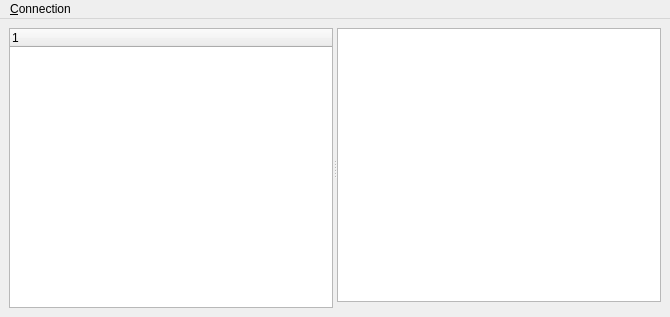
<?xml version="1.0" encoding="UTF-8"?>
<ui version="4.0">
 <class>FormMainWindow</class>
 <widget class="QMainWindow" name="FormMainWindow">
  <property name="geometry">
   <rect>
    <x>0</x>
    <y>0</y>
    <width>670</width>
    <height>317</height>
   </rect>
  </property>
  <property name="windowTitle">
   <string>irc2me</string>
  </property>
  <widget class="QWidget" name="centralwidget">
   <layout class="QGridLayout" name="gridLayout">
    <item row="0" column="0">
     <widget class="QSplitter" name="splitter">
      <property name="orientation">
       <enum>Qt::Horizontal</enum>
      </property>
      <property name="childrenCollapsible">
       <bool>false</bool>
      </property>
      <widget class="NetworkList" name="treeWidget_networklist">
       <property name="sizePolicy">
        <sizepolicy hsizetype="Preferred" vsizetype="Expanding">
         <horstretch>0</horstretch>
         <verstretch>0</verstretch>
        </sizepolicy>
       </property>
       <column>
        <property name="text">
         <string notr="true">1</string>
        </property>
       </column>
      </widget>
      <widget class="QWidget" name="verticalLayoutWidget">
       <layout class="QVBoxLayout" name="verticalLayout">
        <item>
         <widget class="ChatView" name="chatView"/>
        </item>
        <item>
         <widget class="InputPrompt" name="widget" native="true"/>
        </item>
       </layout>
      </widget>
     </widget>
    </item>
   </layout>
  </widget>
  <widget class="QMenuBar" name="menubar">
   <property name="geometry">
    <rect>
     <x>0</x>
     <y>0</y>
     <width>670</width>
     <height>21</height>
    </rect>
   </property>
   <widget class="QMenu" name="menuServer">
    <property name="title">
     <string>&amp;Connection</string>
    </property>
    <addaction name="actionShow_connection_status"/>
    <addaction name="separator"/>
    <addaction name="action_Identities"/>
    <addaction name="action_Networks"/>
    <addaction name="separator"/>
    <addaction name="actionClose"/>
   </widget>
   <addaction name="menuServer"/>
  </widget>
  <action name="actionShow_connection_status">
   <property name="text">
    <string>&amp;Status</string>
   </property>
  </action>
  <action name="actionClose">
   <property name="text">
    <string>&amp;Exit</string>
   </property>
  </action>
  <action name="action_Networks">
   <property name="text">
    <string>&amp;Networks</string>
   </property>
  </action>
  <action name="action_Identities">
   <property name="text">
    <string>&amp;Identities</string>
   </property>
  </action>
 </widget>
 <customwidgets>
  <customwidget>
   <class>NetworkList</class>
   <extends>QTreeWidget</extends>
   <header>widgets/networklist.h</header>
  </customwidget>
  <customwidget>
   <class>ChatView</class>
   <extends>QTableWidget</extends>
   <header>widgets/chatview.h</header>
  </customwidget>
  <customwidget>
   <class>InputPrompt</class>
   <extends>QWidget</extends>
   <header>widgets/inputprompt.h</header>
   <container>1</container>
  </customwidget>
 </customwidgets>
 <resources/>
 <connections/>
</ui>
